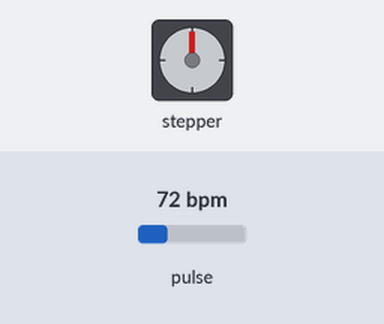
Bench run of a sketch on a simulated Arduino Uno, built with avr-gcc and run on an emulated ATmega328P. Parts: stepper motor. The inputs (shaded band) are chosen by the test bench; at power-on: pulse 72 bpm. Stepper angles assume 2048 steps per turn; what the sketch prints to the serial monitor is not drawn.

Above: at 0.35 s.
At 0.55 s:
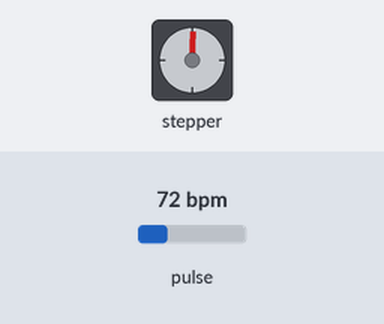
At 1.7 s:
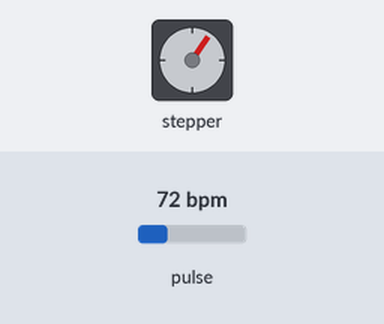
Timing chart, 0 to 3.5 s (numbered marks = the images above):
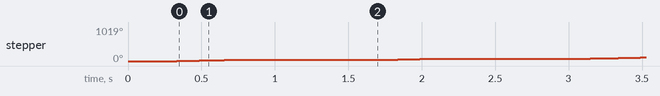

Measured:
- by itself, stepper: turns 35° clockwise in 0.38 s, repeating every 1.4 s

The sketch:

Pill_Sense.ino
```cpp
int run = 0;
int power = 0;
void setup()
{
  Serial.begin(115200);
  // Initialize sensor
  setupSense();
}

void loop()
{
  receiveMessage();
  if(power>1){
    run=0;
    power=0;
  }
  while(run==0){
    runStepper();
    if(runSense()==true){
      run=1;
    }
    Serial.println("hi");
  }
    /*if(runSense() == true){
      Serial.print("found");
      run =1;
    }
  }
  Serial.println("end");*/

}
```

Message.ino
```cpp
char in_text[64];
int in_text_index = 0;
int char_to_int = 0;
void receiveMessage(){
  if(Serial.available() > 0 ){
    char incomingChar = Serial.read();
    if(incomingChar=='\n'){
      power = atoi(in_text);
      in_text_index=0;
      Serial.println(power);
      memset(in_text,0,20);
    }
    else{
      in_text[in_text_index]=incomingChar;
      in_text_index++;
    }
  }
}
```

Sensing.ino
```cpp
#include <Wire.h>
#include "MAX30105.h"

MAX30105 particleSensor;

long samplesTaken = 0; //Counter for calculating the Hz or read rate
long unblockedValue; //Average IR at power up
long startTime; //Used to calculate measurement rate

void setupSense(){
  Serial.println("no");
  if (particleSensor.begin(Wire, I2C_SPEED_FAST) == false) //Use default I2C port, 400kHz speed
  {
    Serial.println("hi");
    Serial.println("MAX30105 was not found. Please check wiring/power. ");
    while (1);
  }
  Serial.print("Hi");
  //Setup to sense up to 18 inches, max LED brightness
  byte ledBrightness = 0xFF; //Options: 0=Off to 255=50mA
  byte sampleAverage = 4; //Options: 1, 2, 4, 8, 16, 32
  byte ledMode = 2; //Options: 1 = Red only, 2 = Red + IR, 3 = Red + IR + Green
  int sampleRate = 400; //Options: 50, 100, 200, 400, 800, 1000, 1600, 3200
  int pulseWidth = 411; //Options: 69, 118, 215, 411
  int adcRange = 2048; //Options: 2048, 4096, 8192, 16384
  particleSensor.setup(ledBrightness, sampleAverage, ledMode, sampleRate, pulseWidth, adcRange); //Configure sensor with these settings

  particleSensor.setPulseAmplitudeRed(0); //Turn off Red LED
  particleSensor.setPulseAmplitudeGreen(0); //Turn off Green LED

  //Take an average of IR readings at power up
  unblockedValue = 0;
  for (byte x = 0 ; x < 32 ; x++)
  {
    unblockedValue += particleSensor.getIR(); //Read the IR value
  }
  unblockedValue /= 32;

  startTime = millis();
}

bool runSense(){
  samplesTaken++;
  long currentDelta = particleSensor.getIR() - unblockedValue;
  if (currentDelta > (long)1000)
  {
    Serial.println(" Something is there!");
    return true;
  }
  return false;
}
```

Stepper_Motor.ino
```cpp
#include <Stepper.h>

const float STEPS_PER_REV = 32; //steps of the motor
const float GEAR_RED = 64; //total steps to the gear
const float STEPS_PER_OUT_REV = STEPS_PER_REV * GEAR_RED; //counts revolution

int StepsRequired;
Stepper steppermotor(STEPS_PER_REV, 8, 10, 9, 11); //pins A08 = IO26, A10 = IO1, A09 = IO25, A11 = IO3

void runStepper(){
  StepsRequired = 200;
  steppermotor.setSpeed(1000);
  steppermotor.step(StepsRequired);
  delay(1000);
}
```
